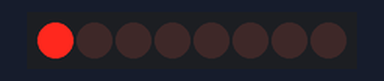
This sketch was run on a simulated Arduino Uno, built with avr-gcc and run on an emulated ATmega328P. Parts: 8 shift-register outputs drawn as a row of LEDs (first output left, lit = HIGH). Wiring (inferred from the names in the program): shift register (74HC595): data pin 5; shift clock pin 7; latch pin 6. Wiring (inferred from the signals the program sends): row of LEDs: on Q0, Q1, Q2, Q3, Q4, Q5, Q6, Q7.

Above: at 0.15 s.
At 0.75 s:
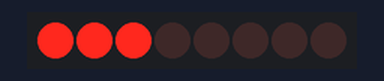
At 1.35 s:
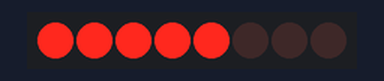
At 2.55 s:
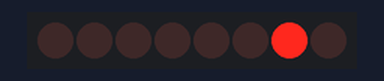
At 3.75 s:
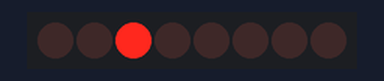
At 5.25 s:
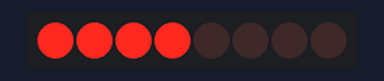
Timing chart, 0 to 5.5 s (numbered marks = the images above):
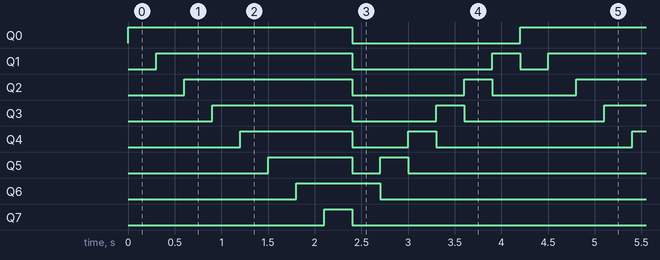

The sketch:

sdvigreg.ino
```cpp
const int SER=5; // DATA 14
const int LATCH=6; // RCLK 12
const int CLK=7; // SRCLK 11

int seq[14] = {1,3,7,15,31,63,127,255,64,32,16,8,4,2};

void setup() {
  pinMode(SER, OUTPUT);
  pinMode(LATCH, OUTPUT);
  pinMode(CLK, OUTPUT);

  digitalWrite(LATCH, LOW);
  shiftOut(SER, CLK, MSBFIRST, B10101010);
  digitalWrite(LATCH, HIGH);
}

void loop() {
  for (int i=0; i<14; i++)
  {
    digitalWrite(LATCH, LOW);
    shiftOut(SER, CLK, MSBFIRST, seq[i]);
    digitalWrite(LATCH, HIGH);
    delay(300);
  }
}
```

Measured:
- by itself, Q0: alternates HIGH for 2.4 s and LOW for 1.8 s
- by itself, Q1: repeats every 4.2 s: LOW 1.5 s, HIGH 0.30 s, LOW 0.30 s, HIGH 2.1 s
- by itself, Q2: repeats every 4.2 s: LOW 1.2 s, HIGH 0.30 s, LOW 0.90 s, HIGH 1.8 s
- by itself, Q3: repeats every 4.2 s: LOW 0.90 s, HIGH 0.30 s, LOW 1.5 s, HIGH 1.5 s
- by itself, Q4: repeats every 4.2 s: LOW 0.60 s, HIGH 0.30 s, LOW 2.1 s, HIGH 1.2 s
- by itself, Q5: repeats every 4.2 s: LOW 0.30 s, HIGH 0.30 s, LOW 2.7 s, HIGH 0.90 s
- by itself, Q6: alternates HIGH for 0.90 s and LOW for 3.3 s
- by itself, Q7: alternates HIGH for 0.30 s and LOW for 3.9 s
